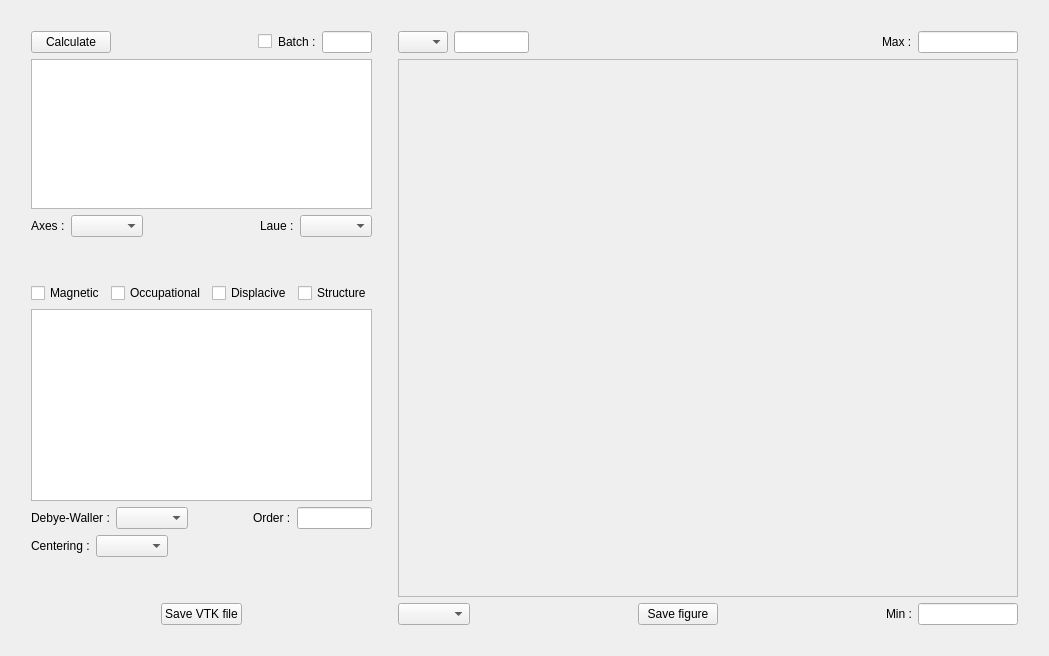
          <widget class="QWidget" name="tab">
           <attribute name="title">
            <string>Three-dimensional</string>
           </attribute>
           <layout class="QGridLayout" name="gridLayout_35">
            <item row="2" column="4">
             <spacer name="verticalSpacer_5">
              <property name="orientation">
               <enum>Qt::Vertical</enum>
              </property>
              <property name="sizeHint" stdset="0">
               <size>
                <width>20</width>
                <height>40</height>
               </size>
              </property>
             </spacer>
            </item>
            <item row="2" column="2">
             <spacer name="verticalSpacer_40">
              <property name="orientation">
               <enum>Qt::Vertical</enum>
              </property>
              <property name="sizeHint" stdset="0">
               <size>
                <width>20</width>
                <height>40</height>
               </size>
              </property>
             </spacer>
            </item>
            <item row="2" column="3">
             <layout class="QGridLayout" name="gridLayout_92">
              <item row="0" column="0">
               <layout class="QGridLayout" name="gridLayout_94">
                <item row="0" column="3">
                 <widget class="QLabel" name="label_max_calc_3d">
                  <property name="text">
                   <string>Max :</string>
                  </property>
                 </widget>
                </item>
                <item row="0" column="2">
                 <spacer name="horizontalSpacer_82">
                  <property name="orientation">
                   <enum>Qt::Horizontal</enum>
                  </property>
                  <property name="sizeHint" stdset="0">
                   <size>
                    <width>40</width>
                    <height>20</height>
                   </size>
                  </property>
                 </spacer>
                </item>
                <item row="0" column="4">
                 <widget class="QLineEdit" name="lineEdit_max_calc_3d">
                  <property name="maximumSize">
                   <size>
                    <width>100</width>
                    <height>16777215</height>
                   </size>
                  </property>
                 </widget>
                </item>
                <item row="0" column="0">
                 <widget class="QComboBox" name="comboBox_slice_calc_3d">
                  <property name="maximumSize">
                   <size>
                    <width>50</width>
                    <height>16777215</height>
                   </size>
                  </property>
                 </widget>
                </item>
                <item row="0" column="1">
                 <widget class="QLineEdit" name="lineEdit_slice_calc_3d">
                  <property name="maximumSize">
                   <size>
                    <width>75</width>
                    <height>16777215</height>
                   </size>
                  </property>
                 </widget>
                </item>
               </layout>
              </item>
              <item row="2" column="0">
               <layout class="QGridLayout" name="gridLayout_93">
                <item row="0" column="0">
                 <widget class="QComboBox" name="comboBox_norm_calc_3d"/>
                </item>
                <item row="0" column="1">
                 <spacer name="horizontalSpacer_80">
                  <property name="orientation">
                   <enum>Qt::Horizontal</enum>
                  </property>
                  <property name="sizeHint" stdset="0">
                   <size>
                    <width>40</width>
                    <height>20</height>
                   </size>
                  </property>
                 </spacer>
                </item>
                <item row="0" column="5">
                 <widget class="QLineEdit" name="lineEdit_min_calc_3d">
                  <property name="maximumSize">
                   <size>
                    <width>100</width>
                    <height>16777215</height>
                   </size>
                  </property>
                 </widget>
                </item>
                <item row="0" column="2">
                 <widget class="QPushButton" name="pushButton_save_calc_3d">
                  <property name="text">
                   <string>Save figure</string>
                  </property>
                 </widget>
                </item>
                <item row="0" column="3">
                 <spacer name="horizontalSpacer_81">
                  <property name="orientation">
                   <enum>Qt::Horizontal</enum>
                  </property>
                  <property name="sizeHint" stdset="0">
                   <size>
                    <width>40</width>
                    <height>20</height>
                   </size>
                  </property>
                 </spacer>
                </item>
                <item row="0" column="4">
                 <widget class="QLabel" name="label_min_calc_3d">
                  <property name="text">
                   <string>Min :</string>
                  </property>
                 </widget>
                </item>
               </layout>
              </item>
              <item row="1" column="0">
               <widget class="QFrame" name="frame_6">
                <property name="frameShape">
                 <enum>QFrame::StyledPanel</enum>
                </property>
                <property name="frameShadow">
                 <enum>QFrame::Raised</enum>
                </property>
                <layout class="QGridLayout" name="gridLayout_82">
                 <item row="0" column="0">
                  <widget class="Canvas" name="canvas_calc_3d" native="true">
                   <property name="minimumSize">
                    <size>
                     <width>600</width>
                     <height>500</height>
                    </size>
                   </property>
                   <property name="maximumSize">
                    <size>
                     <width>16777215</width>
                     <height>16777215</height>
                    </size>
                   </property>
                  </widget>
                 </item>
                </layout>
               </widget>
              </item>
             </layout>
            </item>
            <item row="3" column="3">
             <spacer name="horizontalSpacer_85">
              <property name="orientation">
               <enum>Qt::Horizontal</enum>
              </property>
              <property name="sizeHint" stdset="0">
               <size>
                <width>40</width>
                <height>20</height>
               </size>
              </property>
             </spacer>
            </item>
            <item row="1" column="1">
             <spacer name="horizontalSpacer_83">
              <property name="orientation">
               <enum>Qt::Horizontal</enum>
              </property>
              <property name="sizeHint" stdset="0">
               <size>
                <width>40</width>
                <height>20</height>
               </size>
              </property>
             </spacer>
            </item>
            <item row="2" column="1">
             <layout class="QGridLayout" name="gridLayout_16">
              <item row="6" column="0">
               <layout class="QGridLayout" name="gridLayout_71">
                <item row="0" column="3">
                 <widget class="QLabel" name="label_order_calc_3d">
                  <property name="text">
                   <string>Order :</string>
                  </property>
                 </widget>
                </item>
                <item row="0" column="2">
                 <spacer name="horizontalSpacer_43">
                  <property name="orientation">
                   <enum>Qt::Horizontal</enum>
                  </property>
                  <property name="sizeHint" stdset="0">
                   <size>
                    <width>40</width>
                    <height>20</height>
                   </size>
                  </property>
                 </spacer>
                </item>
                <item row="0" column="1">
                 <widget class="QComboBox" name="comboBox_adp_recalc_3d"/>
                </item>
                <item row="0" column="0">
                 <widget class="QLabel" name="label_adp_label_3d">
                  <property name="text">
                   <string>Debye-Waller :</string>
                  </property>
                 </widget>
                </item>
                <item row="0" column="4">
                 <widget class="QLineEdit" name="lineEdit_order_calc_3d">
                  <property name="maximumSize">
                   <size>
                    <width>75</width>
                    <height>16777215</height>
                   </size>
                  </property>
                 </widget>
                </item>
               </layout>
              </item>
              <item row="5" column="0">
               <widget class="QTableWidget" name="tableWidget_recalc_3d"/>
              </item>
              <item row="3" column="0">
               <spacer name="verticalSpacer_2">
                <property name="orientation">
                 <enum>Qt::Vertical</enum>
                </property>
                <property name="sizeHint" stdset="0">
                 <size>
                  <width>20</width>
                  <height>40</height>
                 </size>
                </property>
               </spacer>
              </item>
              <item row="8" column="0">
               <spacer name="verticalSpacer_37">
                <property name="orientation">
                 <enum>Qt::Vertical</enum>
                </property>
                <property name="sizeHint" stdset="0">
                 <size>
                  <width>20</width>
                  <height>40</height>
                 </size>
                </property>
               </spacer>
              </item>
              <item row="4" column="0">
               <layout class="QGridLayout" name="gridLayout_54">
                <item row="0" column="3">
                 <widget class="QCheckBox" name="checkBox_dis_recalc_3d">
                  <property name="text">
                   <string>Displacive</string>
                  </property>
                 </widget>
                </item>
                <item row="0" column="1">
                 <widget class="QCheckBox" name="checkBox_mag_recalc_3d">
                  <property name="text">
                   <string>Magnetic</string>
                  </property>
                 </widget>
                </item>
                <item row="0" column="2">
                 <widget class="QCheckBox" name="checkBox_occ_recalc_3d">
                  <property name="text">
                   <string>Occupational</string>
                  </property>
                 </widget>
                </item>
                <item row="0" column="4">
                 <widget class="QCheckBox" name="checkBox_struct_recalc_3d">
                  <property name="text">
                   <string>Structure</string>
                  </property>
                 </widget>
                </item>
               </layout>
              </item>
              <item row="2" column="0">
               <layout class="QGridLayout" name="gridLayout_21">
                <item row="0" column="4">
                 <widget class="QComboBox" name="comboBox_laue"/>
                </item>
                <item row="0" column="2">
                 <spacer name="horizontalSpacer_2">
                  <property name="orientation">
                   <enum>Qt::Horizontal</enum>
                  </property>
                  <property name="sizeHint" stdset="0">
                   <size>
                    <width>40</width>
                    <height>20</height>
                   </size>
                  </property>
                 </spacer>
                </item>
                <item row="0" column="0">
                 <widget class="QLabel" name="label_axes">
                  <property name="text">
                   <string>Axes :</string>
                  </property>
                 </widget>
                </item>
                <item row="0" column="1">
                 <widget class="QComboBox" name="comboBox_axes"/>
                </item>
                <item row="0" column="3">
                 <widget class="QLabel" name="label_laue">
                  <property name="text">
                   <string>Laue :</string>
                  </property>
                 </widget>
                </item>
               </layout>
              </item>
              <item row="9" column="0">
               <layout class="QGridLayout" name="gridLayout_97">
                <item row="0" column="1">
                 <widget class="QPushButton" name="pushButton_save_intens_VTK">
                  <property name="text">
                   <string>Save VTK file</string>
                  </property>
                 </widget>
                </item>
                <item row="0" column="0">
                 <spacer name="horizontalSpacer_84">
                  <property name="orientation">
                   <enum>Qt::Horizontal</enum>
                  </property>
                  <property name="sizeHint" stdset="0">
                   <size>
                    <width>40</width>
                    <height>20</height>
                   </size>
                  </property>
                 </spacer>
                </item>
                <item row="0" column="2">
                 <spacer name="horizontalSpacer_78">
                  <property name="orientation">
                   <enum>Qt::Horizontal</enum>
                  </property>
                  <property name="sizeHint" stdset="0">
                   <size>
                    <width>40</width>
                    <height>20</height>
                   </size>
                  </property>
                 </spacer>
                </item>
               </layout>
              </item>
              <item row="1" column="0">
               <widget class="QTableWidget" name="tableWidget_calc_3d">
                <property name="maximumSize">
                 <size>
                  <width>16777215</width>
                  <height>150</height>
                 </size>
                </property>
               </widget>
              </item>
              <item row="0" column="0">
               <layout class="QGridLayout" name="gridLayout_70">
                <item row="0" column="0">
                 <widget class="QPushButton" name="pushButton_calc_3d">
                  <property name="text">
                   <string>Calculate</string>
                  </property>
                 </widget>
                </item>
                <item row="0" column="3">
                 <widget class="QLabel" name="label_batch_calc_3d">
                  <property name="text">
                   <string>Batch :</string>
                  </property>
                 </widget>
                </item>
                <item row="0" column="4">
                 <widget class="QLineEdit" name="lineEdit_runs_calc_3d">
                  <property name="maximumSize">
                   <size>
                    <width>50</width>
                    <height>16777215</height>
                   </size>
                  </property>
                 </widget>
                </item>
                <item row="0" column="2">
                 <widget class="QCheckBox" name="checkBox_batch_calc_3d">
                  <property name="text">
                   <string/>
                  </property>
                 </widget>
                </item>
                <item row="0" column="1">
                 <spacer name="horizontalSpacer_79">
                  <property name="orientation">
                   <enum>Qt::Horizontal</enum>
                  </property>
                  <property name="sizeHint" stdset="0">
                   <size>
                    <width>40</width>
                    <height>20</height>
                   </size>
                  </property>
                 </spacer>
                </item>
               </layout>
              </item>
              <item row="7" column="0">
               <layout class="QGridLayout" name="gridLayout_25">
                <item row="1" column="0">
                 <widget class="QLabel" name="label_centering_calc_3d">
                  <property name="text">
                   <string>Centering :</string>
                  </property>
                 </widget>
                </item>
                <item row="1" column="1">
                 <widget class="QComboBox" name="comboBox_centering_calc_3d"/>
                </item>
                <item row="1" column="2">
                 <spacer name="horizontalSpacer_92">
                  <property name="orientation">
                   <enum>Qt::Horizontal</enum>
                  </property>
                  <property name="sizeHint" stdset="0">
                   <size>
                    <width>40</width>
                    <height>20</height>
                   </size>
                  </property>
                 </spacer>
                </item>
               </layout>
              </item>
             </layout>
            </item>
            <item row="2" column="0">
             <spacer name="verticalSpacer_3">
              <property name="orientation">
               <enum>Qt::Vertical</enum>
              </property>
              <property name="sizeHint" stdset="0">
               <size>
                <width>20</width>
                <height>40</height>
               </size>
              </property>
             </spacer>
            </item>
           </layout>
          </widget>
